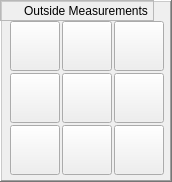
     <widget class="QFrame" name="frame_outside_measure">
      <property name="geometry">
       <rect>
        <x>0</x>
        <y>0</y>
        <width>172</width>
        <height>182</height>
       </rect>
      </property>
      <property name="frameShape">
       <enum>QFrame::WinPanel</enum>
      </property>
      <property name="frameShadow">
       <enum>QFrame::Raised</enum>
      </property>
      <widget class="PushButton" name="pbtn_outside_xpyp">
       <property name="geometry">
        <rect>
         <x>10</x>
         <y>125</y>
         <width>50</width>
         <height>50</height>
        </rect>
       </property>
       <property name="text">
        <string/>
       </property>
       <property name="icon">
        <iconset>
         <normaloff>../x1Probing/x1Probe_icons/outside_7.png</normaloff>../x1Probing/x1Probe_icons/outside_7.png</iconset>
       </property>
       <property name="iconSize">
        <size>
         <width>48</width>
         <height>48</height>
        </size>
       </property>
       <property name="checkable">
        <bool>false</bool>
       </property>
       <property name="checked">
        <bool>false</bool>
       </property>
       <property name="indicator_option" stdset="0">
        <bool>false</bool>
       </property>
      </widget>
      <widget class="PushButton" name="pbtn_outside_xpym">
       <property name="geometry">
        <rect>
         <x>10</x>
         <y>21</y>
         <width>50</width>
         <height>50</height>
        </rect>
       </property>
       <property name="mouseTracking">
        <bool>true</bool>
       </property>
       <property name="toolTipDuration">
        <number>2000</number>
       </property>
       <property name="statusTip">
        <string>My Tip</string>
       </property>
       <property name="text">
        <string/>
       </property>
       <property name="icon">
        <iconset>
         <normaloff>../x1Probing/x1Probe_icons/outside_1.png</normaloff>../x1Probing/x1Probe_icons/outside_1.png</iconset>
       </property>
       <property name="iconSize">
        <size>
         <width>48</width>
         <height>48</height>
        </size>
       </property>
       <property name="checkable">
        <bool>false</bool>
       </property>
       <property name="checked">
        <bool>false</bool>
       </property>
       <property name="indicator_option" stdset="0">
        <bool>false</bool>
       </property>
      </widget>
      <widget class="PushButton" name="pbtn_outside_xp">
       <property name="geometry">
        <rect>
         <x>10</x>
         <y>73</y>
         <width>50</width>
         <height>50</height>
        </rect>
       </property>
       <property name="text">
        <string/>
       </property>
       <property name="icon">
        <iconset>
         <normaloff>../x1Probing/x1Probe_icons/outside_4.png</normaloff>../x1Probing/x1Probe_icons/outside_4.png</iconset>
       </property>
       <property name="iconSize">
        <size>
         <width>48</width>
         <height>48</height>
        </size>
       </property>
       <property name="checkable">
        <bool>false</bool>
       </property>
       <property name="checked">
        <bool>false</bool>
       </property>
       <property name="indicator_option" stdset="0">
        <bool>false</bool>
       </property>
      </widget>
      <widget class="PushButton" name="pbtn_outside_yp">
       <property name="geometry">
        <rect>
         <x>62</x>
         <y>125</y>
         <width>50</width>
         <height>50</height>
        </rect>
       </property>
       <property name="text">
        <string/>
       </property>
       <property name="icon">
        <iconset>
         <normaloff>../x1Probing/x1Probe_icons/outside_8.png</normaloff>../x1Probing/x1Probe_icons/outside_8.png</iconset>
       </property>
       <property name="iconSize">
        <size>
         <width>48</width>
         <height>48</height>
        </size>
       </property>
       <property name="checkable">
        <bool>false</bool>
       </property>
       <property name="checked">
        <bool>false</bool>
       </property>
       <property name="indicator_option" stdset="0">
        <bool>false</bool>
       </property>
      </widget>
      <widget class="PushButton" name="pbtn_outside_ym">
       <property name="geometry">
        <rect>
         <x>62</x>
         <y>21</y>
         <width>50</width>
         <height>50</height>
        </rect>
       </property>
       <property name="text">
        <string/>
       </property>
       <property name="icon">
        <iconset>
         <normaloff>../x1Probing/x1Probe_icons/outside_2.png</normaloff>../x1Probing/x1Probe_icons/outside_2.png</iconset>
       </property>
       <property name="iconSize">
        <size>
         <width>48</width>
         <height>48</height>
        </size>
       </property>
       <property name="checkable">
        <bool>false</bool>
       </property>
       <property name="checked">
        <bool>false</bool>
       </property>
       <property name="indicator_option" stdset="0">
        <bool>false</bool>
       </property>
      </widget>
      <widget class="PushButton" name="pbtn_outside_center">
       <property name="geometry">
        <rect>
         <x>62</x>
         <y>73</y>
         <width>50</width>
         <height>50</height>
        </rect>
       </property>
       <property name="font">
        <font>
         <pointsize>8</pointsize>
        </font>
       </property>
       <property name="text">
        <string/>
       </property>
       <property name="icon">
        <iconset>
         <normaloff>../x1Probing/x1Probe_icons/outside_5.png</normaloff>../x1Probing/x1Probe_icons/outside_5.png</iconset>
       </property>
       <property name="iconSize">
        <size>
         <width>48</width>
         <height>48</height>
        </size>
       </property>
       <property name="checkable">
        <bool>false</bool>
       </property>
       <property name="checked">
        <bool>false</bool>
       </property>
       <property name="indicator_option" stdset="0">
        <bool>false</bool>
       </property>
      </widget>
      <widget class="PushButton" name="pbtn_outside_xmyp">
       <property name="geometry">
        <rect>
         <x>114</x>
         <y>125</y>
         <width>50</width>
         <height>50</height>
        </rect>
       </property>
       <property name="text">
        <string/>
       </property>
       <property name="icon">
        <iconset>
         <normaloff>../x1Probing/x1Probe_icons/outside_9.png</normaloff>../x1Probing/x1Probe_icons/outside_9.png</iconset>
       </property>
       <property name="iconSize">
        <size>
         <width>48</width>
         <height>48</height>
        </size>
       </property>
       <property name="checkable">
        <bool>false</bool>
       </property>
       <property name="checked">
        <bool>false</bool>
       </property>
       <property name="indicator_option" stdset="0">
        <bool>false</bool>
       </property>
      </widget>
      <widget class="PushButton" name="pbtn_outside_xmym">
       <property name="geometry">
        <rect>
         <x>114</x>
         <y>21</y>
         <width>50</width>
         <height>50</height>
        </rect>
       </property>
       <property name="text">
        <string/>
       </property>
       <property name="icon">
        <iconset>
         <normaloff>../x1Probing/x1Probe_icons/outside_3.png</normaloff>../x1Probing/x1Probe_icons/outside_3.png</iconset>
       </property>
       <property name="iconSize">
        <size>
         <width>48</width>
         <height>48</height>
        </size>
       </property>
       <property name="checkable">
        <bool>false</bool>
       </property>
       <property name="checked">
        <bool>false</bool>
       </property>
       <property name="indicator_option" stdset="0">
        <bool>false</bool>
       </property>
      </widget>
      <widget class="PushButton" name="pbtn_outside_xm">
       <property name="geometry">
        <rect>
         <x>114</x>
         <y>73</y>
         <width>50</width>
         <height>50</height>
        </rect>
       </property>
       <property name="text">
        <string/>
       </property>
       <property name="icon">
        <iconset>
         <normaloff>../x1Probing/x1Probe_icons/outside_6.png</normaloff>../x1Probing/x1Probe_icons/outside_6.png</iconset>
       </property>
       <property name="iconSize">
        <size>
         <width>48</width>
         <height>48</height>
        </size>
       </property>
       <property name="checkable">
        <bool>false</bool>
       </property>
       <property name="checked">
        <bool>false</bool>
       </property>
       <property name="indicator_option" stdset="0">
        <bool>false</bool>
       </property>
      </widget>
      <widget class="QFrame" name="frame_outside_label">
       <property name="geometry">
        <rect>
         <x>0</x>
         <y>0</y>
         <width>154</width>
         <height>21</height>
        </rect>
       </property>
       <property name="frameShape">
        <enum>QFrame::StyledPanel</enum>
       </property>
       <property name="frameShadow">
        <enum>QFrame::Raised</enum>
       </property>
       <widget class="QLabel" name="label_outside_measure">
        <property name="geometry">
         <rect>
          <x>0</x>
          <y>0</y>
          <width>172</width>
          <height>21</height>
         </rect>
        </property>
        <property name="text">
         <string>Outside Measurements</string>
        </property>
        <property name="alignment">
         <set>Qt::AlignCenter</set>
        </property>
       </widget>
      </widget>
      <widget class="PushButton" name="pbtn_outside_xpym_3">
       <property name="geometry">
        <rect>
         <x>424</x>
         <y>19</y>
         <width>50</width>
         <height>50</height>
        </rect>
       </property>
       <property name="text">
        <string/>
       </property>
       <property name="icon">
        <iconset>
         <normaloff>../x1Probing/x1Probe_icons/outside_1.png</normaloff>../x1Probing/x1Probe_icons/outside_1.png</iconset>
       </property>
       <property name="iconSize">
        <size>
         <width>48</width>
         <height>48</height>
        </size>
       </property>
       <property name="checkable">
        <bool>false</bool>
       </property>
       <property name="checked">
        <bool>false</bool>
       </property>
       <property name="indicator_option" stdset="0">
        <bool>false</bool>
       </property>
      </widget>
     </widget>
